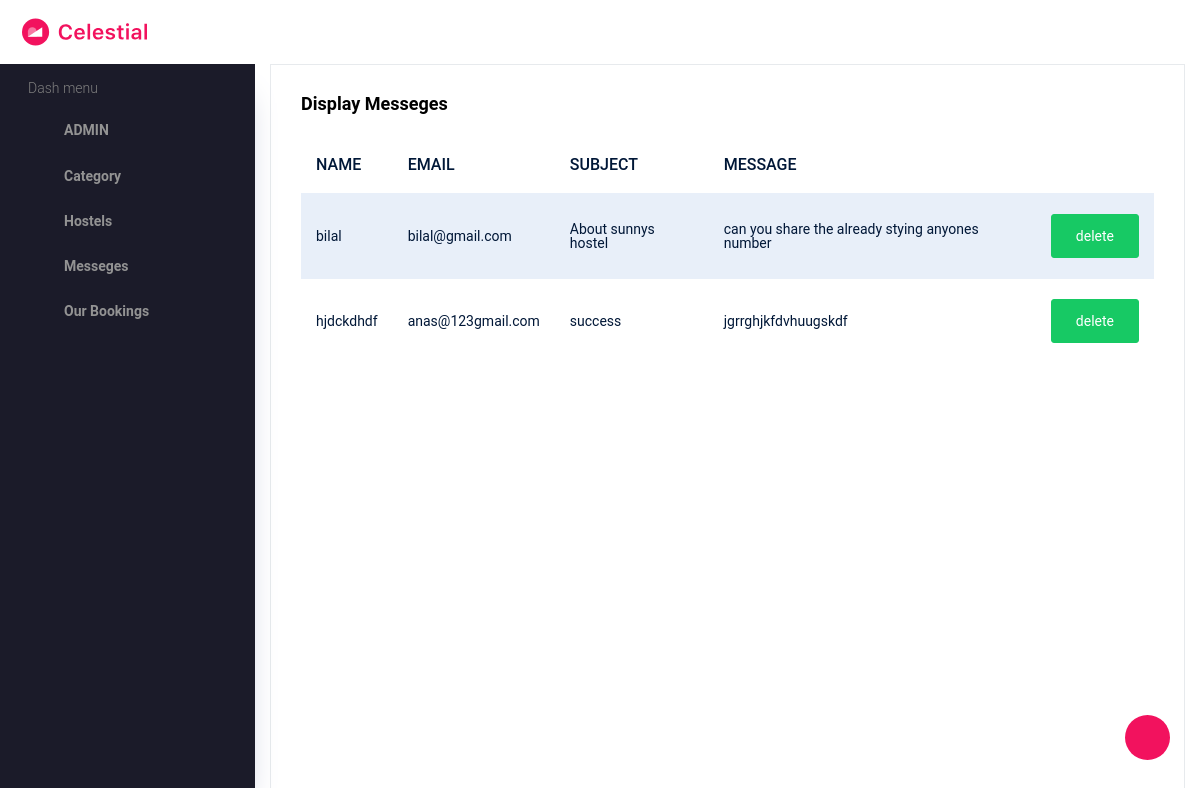
Page /Backend/displaycontactfn/ on the committed database.
### Backend/models.py (models this page shows)
class admincontactdb(models.Model):
    NAME = models.CharField(max_length=100, null=True, blank=True)
    EMAIL = models.EmailField(null=True, blank=True)
    SUBJECT = models.CharField(max_length=50, null=True, blank=True)
    MESSAGE = models.CharField(max_length=100, null=True, blank=True)

### Backend/views.py (the view)
# urls.py: path('displaycontactfn/', views.displaycontactfn, name="displaycontactfn"),
def displaycontactfn(req):
    data = admincontactdb.objects.all()
    return render(req,"displaycontactus.html", {'data':data})

### Backend/templates/displaycontactus.html (shortened to what this page needs)
<!DOCTYPE html>
{% extends 'index.html' %}
{% block content %}
<html lang="en">
<head>
</head>
<body>
<div class="col-lg-12 grid-margin stretch-card">
                <div class="card">
                  <div class="card-body">
                    <h4 class="card-title">Display messeges</h4>
                    <div class="table-responsive">
                      <table class="table table-striped">
                        <thead>
                          <tr>
                            <th> NAME </th>
                            <th> EMAIL </th>
                            <th> SUBJECT </th>
                            <th> MESSAGE </th>
                          </tr>
                        </thead>
                        <tbody>
                        {% for d in data %}
                          <tr>
                            <td>{{ d.NAME }}</td>
                            <td>{{ d.EMAIL }}</td>
                            <td>{{ d.SUBJECT }} </td>
                            <td>{{ d.MESSAGE }}</td>
                            <td>
                              <form  action="{% url 'deletecontactfn' dataid=d.id %}">
                              <button type="submit" class="btn btn-success">delete </button>
                              </form>
                            </td>
                          </tr>
                        {% endfor %}
                        </tbody>
                      </table>
                    </div>
                  </div>
                </div>
              </div>
</body>
</html>
{% endblock %}

### Backend/templates/index.html (shortened to what this page needs)
{% load static %}
<html lang="en">
  <head>
    <link rel="stylesheet" href="{% static 'asset/vendors/typicons.font/font/typicons.css' %}">
    <link rel="stylesheet" href="{% static 'asset/vendors/css/vendor.bundle.base.css' %}">
    <link rel="stylesheet" href="{% static 'asset/css/vertical-layout-light/style.css' %}">
  </head>
  <body>
    <div class="container-scroller">
      <nav class="navbar col-lg-12 col-12 p-0 fixed-top d-flex flex-row">
        <div class="text-center navbar-brand-wrapper d-flex align-items-center justify-content-center">
          <a class="navbar-brand brand-logo" href="index.html"><img src="{% static 'asset/images/logo.svg' %}" alt="logo"/></a>
          <button class="navbar-toggler navbar-toggler align-self-center d-none d-lg-flex" type="button" data-toggle="minimize">
            <span class="typcn typcn-th-menu"></span>
          </button>
        </div>
        <div class="navbar-menu-wrapper d-flex align-items-center justify-content-end">
        </div>
      </nav>
      <div class="container-fluid page-body-wrapper">
        <div class="theme-setting-wrapper">
          <div id="settings-trigger"><i class="typcn typcn-cog-outline"></i></div>
        </div>
        <nav class="sidebar sidebar-offcanvas" id="sidebar">
        <ul class="nav">
          <li class="nav-item">
            <p class="sidebar-menu-title">Dash menu</p>
          </li>
          <li class="nav-item">
            <a class="nav-link" data-toggle="collapse" href="#ui-basic" aria-expanded="false" aria-controls="ui-basic">
              <i class="typcn typcn-briefcase menu-icon"></i>
              <span class="menu-title">ADMIN</span>
              <i class="typcn typcn-chevron-right menu-arrow"></i>
            </a>
          </li>
          <li class="nav-item">
            <a class="nav-link" data-toggle="collapse" href="#form-elements" aria-expanded="false" aria-controls="form-elements">
              <i class="typcn typcn-film menu-icon"></i>
              <span class="menu-title">Category</span>
              <i class="menu-arrow"></i>
            </a>
          </li>
          <li class="nav-item">
            <a class="nav-link" data-toggle="collapse" href="#charts" aria-expanded="false" aria-controls="charts">
              <i class="typcn typcn-chart-pie-outline menu-icon"></i>
              <span class="menu-title">Hostels</span>
              <i class="menu-arrow"></i>
            </a>
          </li>
           <li class="nav-item">
            <a class="nav-link" data-toggle="collapse" href="#charts" aria-expanded="false" aria-controls="charts">
              <i class="typcn typcn-chart-pie-outline menu-icon"></i>
              <span class="menu-title">Messeges</span>
              <i class="menu-arrow"></i>
            </a>
        </li>
            <li class="nav-item">
            <a class="nav-link" data-toggle="collapse" href="#charts" aria-expanded="false" aria-controls="charts">
              <i class="typcn typcn-chart-pie-outline menu-icon"></i>
              <span class="menu-title">Our Bookings</span>
              <i class="menu-arrow"></i>
            </a>
        </li>
        </ul>
      </nav>
        <div class="main-panel">
        {% block content %}{% endblock %}
        </div>
      </div>
    </div>
  </body>
</html>

### rows in the picture
admincontactdb: NAME "bilal", EMAIL "bilal@gmail.com", SUBJECT "About sunnys hostel", MESSAGE "can you share the already stying anyones number"
admincontactdb: NAME "hjdckdhdf", EMAIL "anas@123gmail.com", SUBJECT "success", MESSAGE "jgrrghjkfdvhuugskdf"
